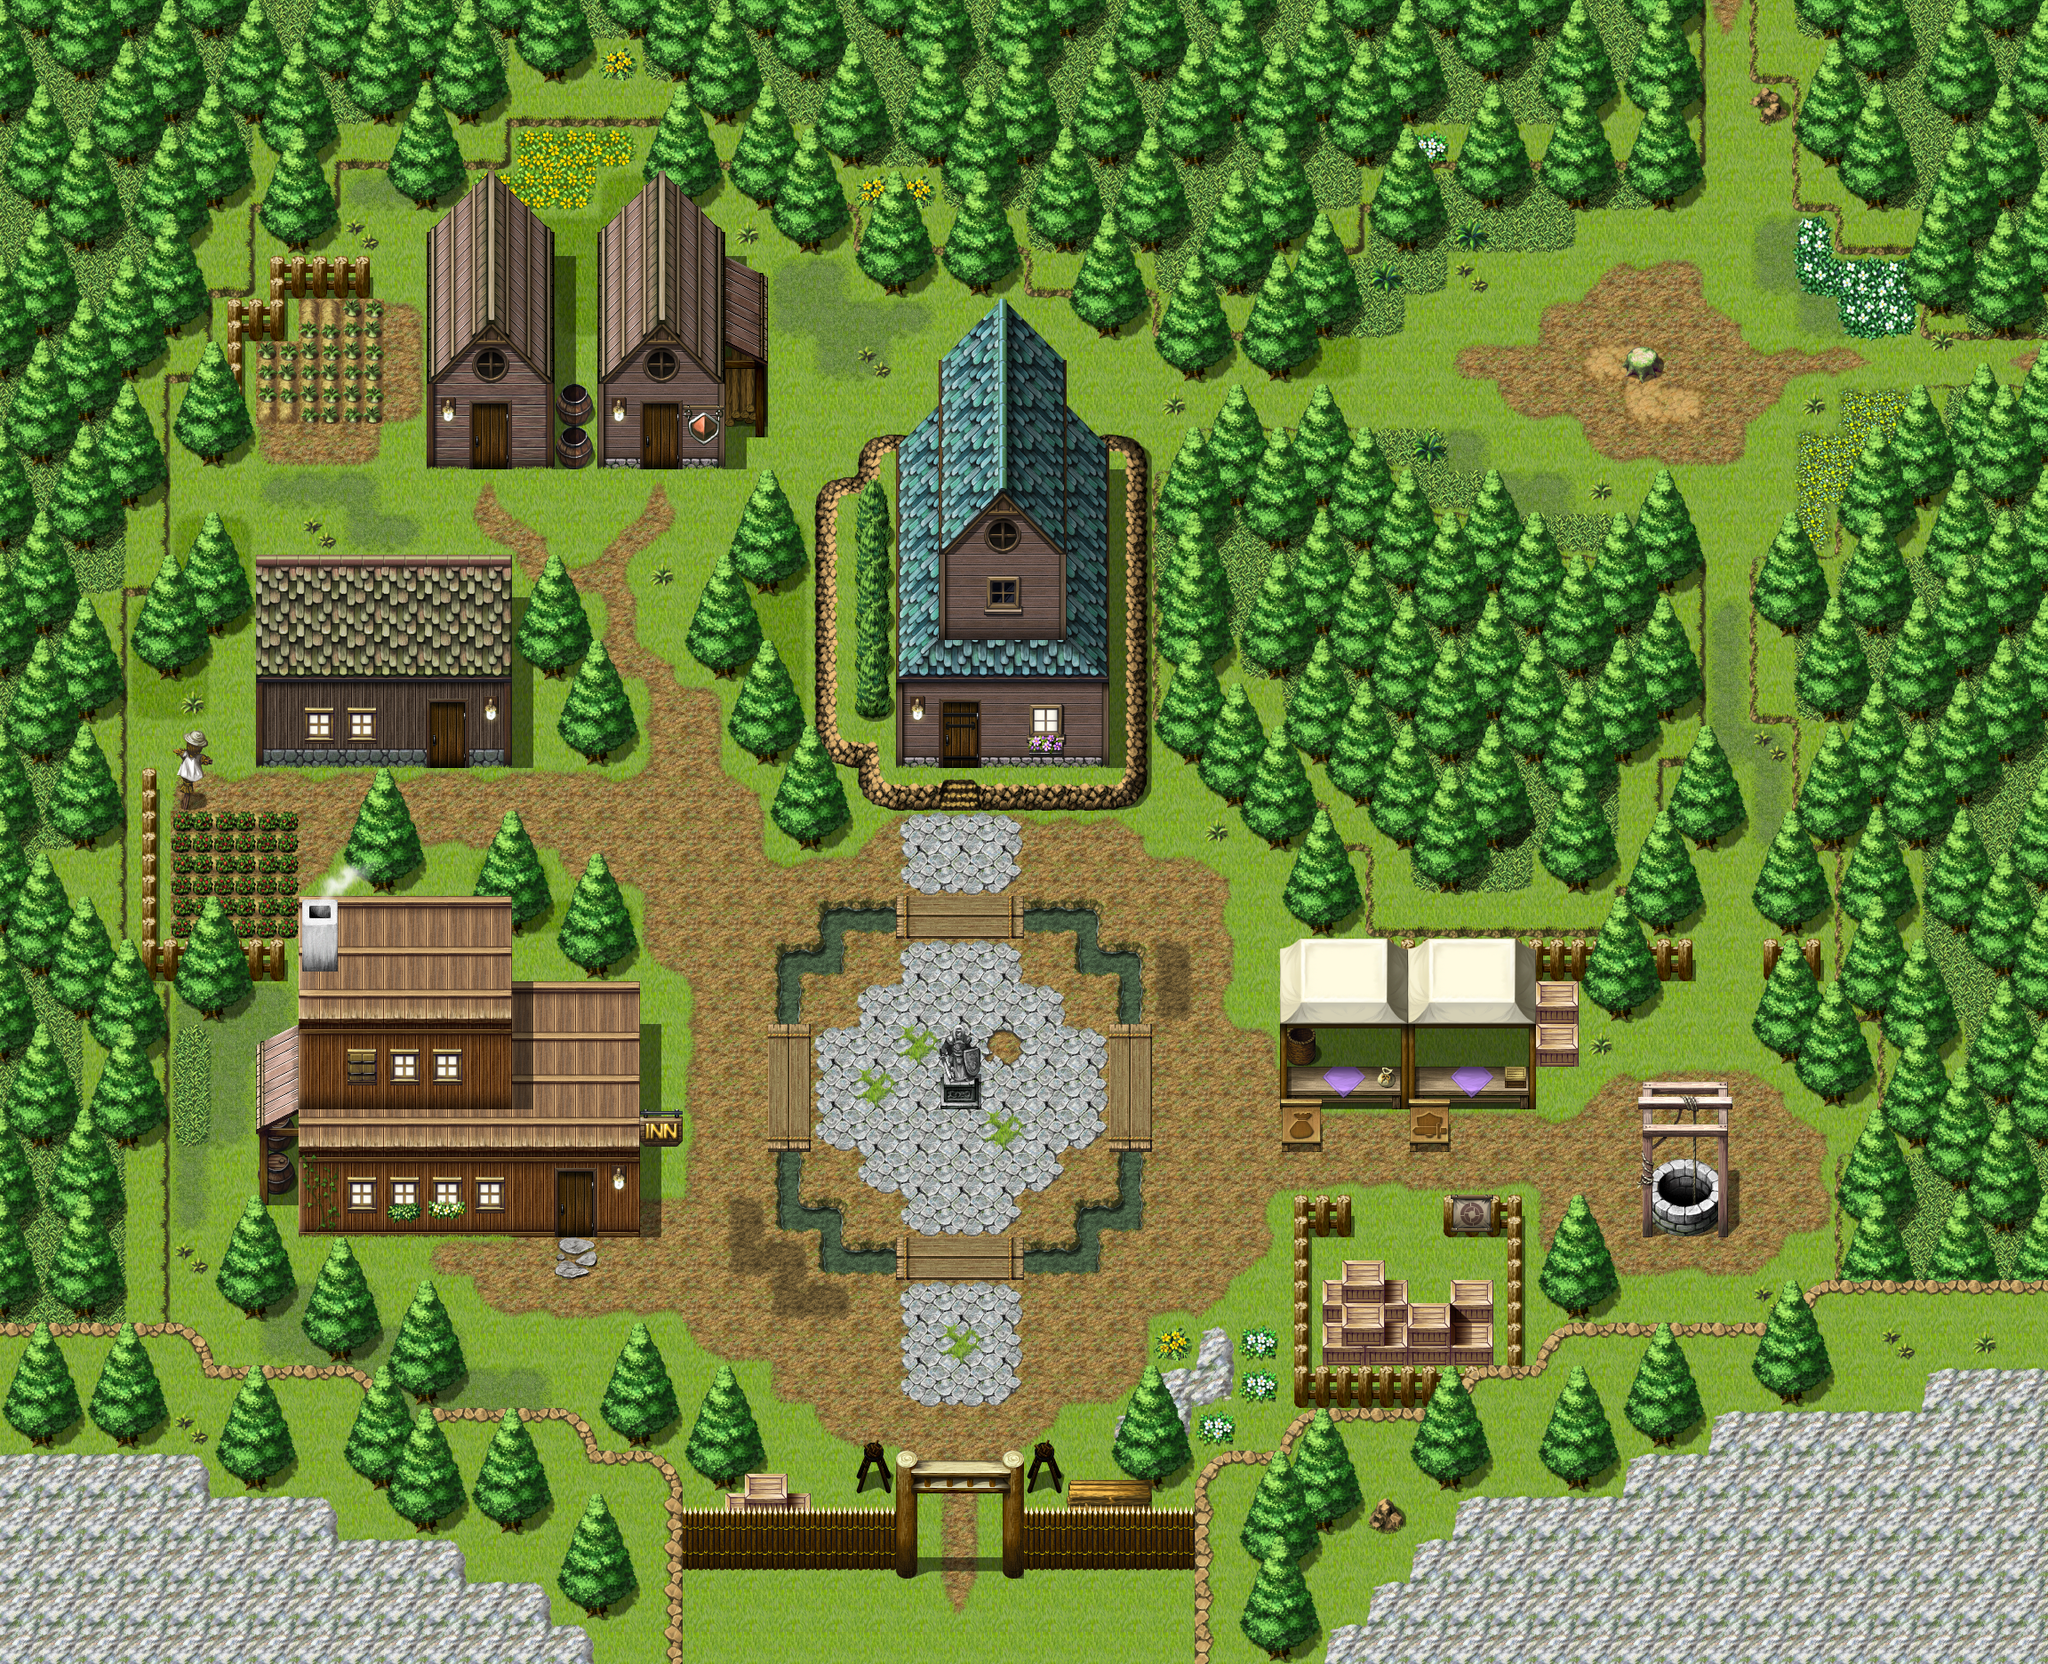

Below is a game level as drawn by its tile map, then a one-line description and the .tmx that defines it (tile-layer data replaced by summaries):
An orthogonal 96x78 tile map with 24x24 px tiles, 13 tile layers (under0_none, under1_ground, under2_water_and_exit, under3_objects, ...), 13 tilesets and 362 objects (72x sand, 13x discover, 10x check, 9x stone, 8x quest_helping_horse, ...).

<map version="1.11" tiledversion="1.12.2" orientation="orthogonal" renderorder="right-down" width="96" height="78" tilewidth="24" tileheight="24" infinite="0" nextlayerid="66" nextobjectid="596">
 <properties>
  <property name="ambient_light" value="day_cycle" />
  <property name="bgm" value="bgm_honeywood" />
  <property name="lightmap_camera" value="sunlight" />
  <property name="rain" value="grey" />
 </properties>
 <tileset firstgid="1" name="honeywood" tilewidth="24" tileheight="24" tilecount="8294" columns="143">
  <image source="tilesets/honeywood.png" width="3432" height="1392" />
 </tileset>
 <tileset firstgid="8295" source="tilesets/fsm_forest01_a1.tsx" />
 <tileset firstgid="9063" source="tilesets/fsm_town01_a1.tsx" />
 <tileset firstgid="9831" source="tilesets/fsm_town01_a2.tsx" />
 <tileset firstgid="10599" source="tilesets/fsm_town01_b.tsx" />
 <tileset firstgid="11623" source="tilesets/fsm_town01_e.tsx" />
 <tileset firstgid="12647" source="tilesets/fsm_town01_d.tsx" />
 <tileset firstgid="13671" source="tilesets/fsm_town01_c.tsx" />
 <tileset firstgid="14695" source="tilesets/fsm_town01_a3.tsx" />
 <tileset firstgid="15207" source="tilesets/fsm_flame01.tsx" />
 <tileset firstgid="15975" source="tilesets/fsm_smoke01.tsx" />
 <tileset firstgid="16263" source="tilesets/fsm_forest01_b.tsx" />
 <tileset firstgid="17287" source="tilesets/fsm_town01_dn.tsx" />
 <layer id="33" name="under0_none" width="96" height="78">
  <data>[7488 cells, 0 non-empty, 0 distinct tile ids]</data>
 </layer>
 <layer id="34" name="under1_ground" width="96" height="78">
  <data>[7488 cells, 7344 non-empty, 1415 distinct tile ids]</data>
 </layer>
 <layer id="35" name="under2_water_and_exit" width="96" height="78">
  <data>[7488 cells, 164 non-empty, 44 distinct tile ids]</data>
 </layer>
 <layer id="36" name="under3_objects" width="96" height="78">
  <data>[7488 cells, 41 non-empty, 34 distinct tile ids]</data>
 </layer>
 <layer id="37" name="under4_flag_and_trees" width="96" height="78">
  <data>[7488 cells, 25 non-empty, 16 distinct tile ids]</data>
 </layer>
 <layer id="38" name="under5_trees" width="96" height="78">
  <data>[7488 cells, 36 non-empty, 23 distinct tile ids]</data>
 </layer>
 <layer id="39" name="over6_objects" width="96" height="78">
  <data>[7488 cells, 975 non-empty, 219 distinct tile ids]</data>
 </layer>
 <layer id="40" name="over7_over" width="96" height="78">
  <data>[7488 cells, 112 non-empty, 24 distinct tile ids]</data>
 </layer>
 <layer id="41" name="over8_over" width="96" height="78">
  <data>[7488 cells, 22 non-empty, 18 distinct tile ids]</data>
 </layer>
 <layer id="62" name="under_unlit" width="96" height="78">
  <data>[7488 cells, 24 non-empty, 8 distinct tile ids]</data>
 </layer>
 <layer id="61" name="under_lit" width="96" height="78">
  <properties>
   <property name="litFrom" value="19:00" />
  </properties>
  <data>[7488 cells, 56 non-empty, 16 distinct tile ids]</data>
 </layer>
 <layer id="63" name="over_unlit" width="96" height="78">
  <data>[7488 cells, 0 non-empty, 0 distinct tile ids]</data>
 </layer>
 <layer id="65" name="over_lit" width="96" height="78">
  <properties>
   <property name="litFrom" value="19:00" />
  </properties>
  <data>[7488 cells, 0 non-empty, 0 distinct tile ids]</data>
 </layer>
 <objectgroup color="#0055ff" id="52" name="sound" visible="0">
  <object id="228" name="sand" x="1920" y="0" width="48" height="24" />
  <object id="229" name="sand" x="1632" y="384" width="456" height="48" />
  <object id="231" name="sand" x="1680" y="432" width="336" height="24" />
  <object id="232" name="sand" x="1704" y="456" width="288" height="24" />
  <object id="234" name="sand" x="1800" y="504" width="168" height="24" />
  <object id="235" name="sand" x="1776" y="480" width="192" height="24" />
  <object id="236" name="sand" x="1728" y="360" width="240" height="24" />
  <object id="238" name="sand" x="1776" y="312" width="144" height="24" />
  <object id="239" name="sand" x="1800" y="288" width="120" height="24" />
  <object id="240" name="sand" x="1800" y="1200" width="192" height="240" />
  <object id="241" name="sand" x="1992" y="1224" width="24" height="168" />
  <object id="242" name="sand" x="2040" y="1272" width="24" height="120" />
  <object id="243" name="sand" x="1728" y="1248" width="48" height="168" />
  <object id="244" name="sand" x="1440" y="1248" width="288" height="96" />
  <object id="245" name="sand" x="1296" y="1152" width="144" height="264" />
  <object id="246" name="sand" x="1056" y="1656" width="48" height="144" />
  <object id="249" name="sand" x="1152" y="1344" width="96" height="240" />
  <object id="250" name="sand" x="1248" y="1344" width="48" height="216" />
  <object id="251" name="sand" x="1296" y="1464" width="72" height="24" />
  <object id="252" name="sand" x="1296" y="1416" width="120" height="24" />
  <object id="259" name="sand" x="1152" y="912" width="120" height="24" />
  <object id="260" name="sand" x="1152" y="936" width="144" height="168" />
  <object id="261" name="sand" x="1296" y="960" width="72" height="192" />
  <object id="262" name="sand" x="1368" y="984" width="24" height="168" />
  <object id="263" name="sand" x="672" y="1392" width="336" height="48" />
  <object id="264" name="sand" x="552" y="1464" width="456" height="24" />
  <object id="265" name="sand" x="528" y="1440" width="480" height="24" />
  <object id="266" name="sand" x="792" y="1512" width="216" height="24" />
  <object id="267" name="sand" x="768" y="1488" width="240" height="24" />
  <object id="268" name="sand" x="864" y="1536" width="144" height="48" />
  <object id="269" name="sand" x="936" y="1608" width="240" height="24" />
  <object id="270" name="sand" x="720" y="1344" width="288" height="48" />
  <object id="271" name="sand" x="768" y="888" width="96" height="456" />
  <object id="272" name="sand" x="720" y="1008" width="48" height="48" />
  <object id="274" name="sand" x="984" y="912" width="24" height="192" />
  <object id="276" name="sand" x="192" y="864" width="648" height="24" />
  <object id="277" name="sand" x="336" y="912" width="432" height="48" />
  <object id="279" name="sand" x="336" y="960" width="48" height="24" />
  <object id="280" name="sand" x="624" y="960" width="144" height="24" />
  <object id="281" name="sand" x="648" y="984" width="120" height="24" />
  </objectgroup>
 <objectgroup color="#aa0000" id="8" name="collision" visible="0">
  <!-- 131 objects omitted --></objectgroup>
 <objectgroup color="#5500ff" id="43" name="rest">
  <!-- 17 objects omitted --></objectgroup>
 <objectgroup color="#aa55ff" id="13" name="hero" />
 <objectgroup color="#ff007f" id="55" name="enemy">
  <!-- 1 objects omitted --></objectgroup>
 <objectgroup color="#55ff7f" id="42" name="npc" visible="0">
  <!-- 17 objects omitted --></objectgroup>
 <objectgroup color="#55aaff" id="11" name="spawn" visible="0">
  <!-- 9 objects omitted --></objectgroup>
 <objectgroup color="#ffff7f" id="12" name="portal" visible="0">
  <!-- 8 objects omitted --></objectgroup>
 <objectgroup color="#ffaa7f" id="14" name="save" />
 <objectgroup id="50" name="lower_texture">
  <!-- 8 objects omitted --></objectgroup>
 <objectgroup id="51" name="upper_texture" />
 <objectgroup color="#ffff00" id="44" name="quest">
  <!-- 4 objects omitted --></objectgroup>
 <objectgroup color="#ff00ff" id="53" name="cutscene" />
 <objectgroup color="#ff55ff" id="54" name="event" visible="0">
  <!-- 21 objects omitted --></objectgroup>
 <objectgroup color="#aaff00" id="57" name="scheduled" visible="0">
  <!-- 38 objects omitted --></objectgroup>
 <objectgroup color="#ffffff" id="60" name="lights">
  <!-- 21 objects omitted --></objectgroup>
 <objectgroup id="59" name="particles">
  <!-- 2 objects omitted --></objectgroup>
</map>
<!-- 322 of 362 objects omitted -->
